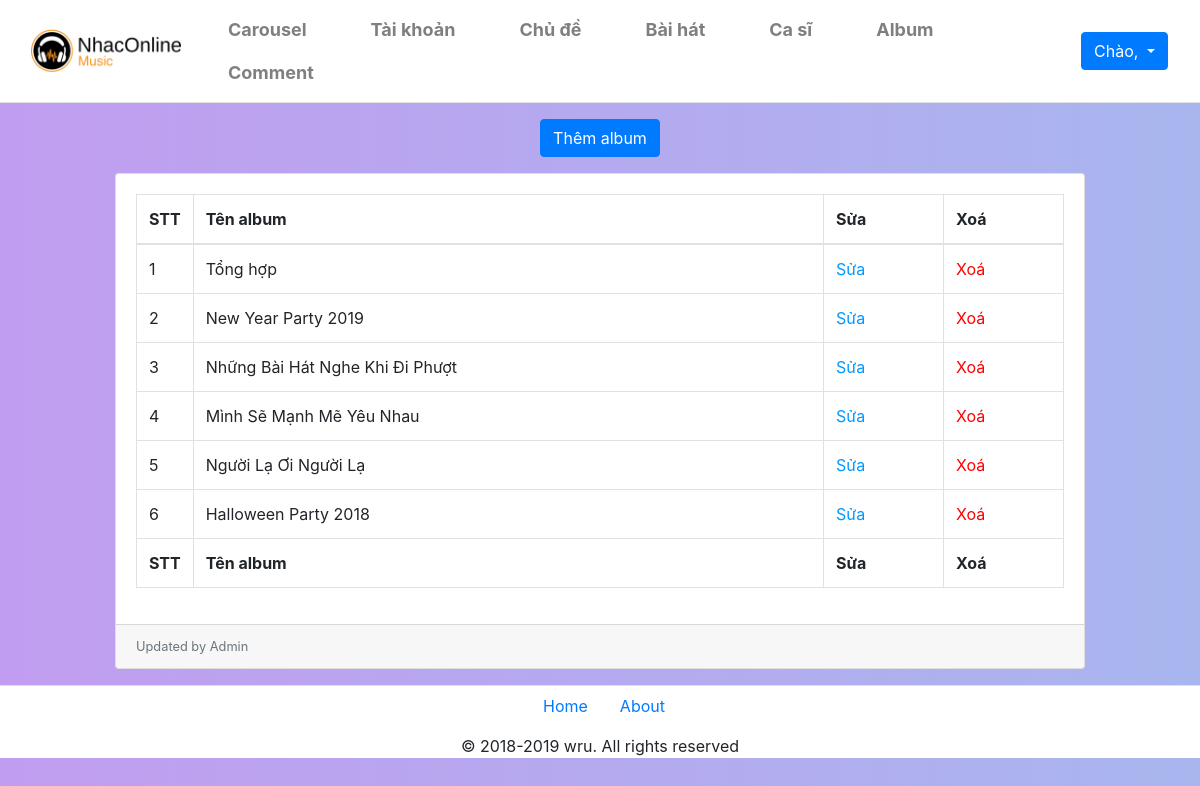
The page /Sources/admin/album.php on the database as committed earlier.
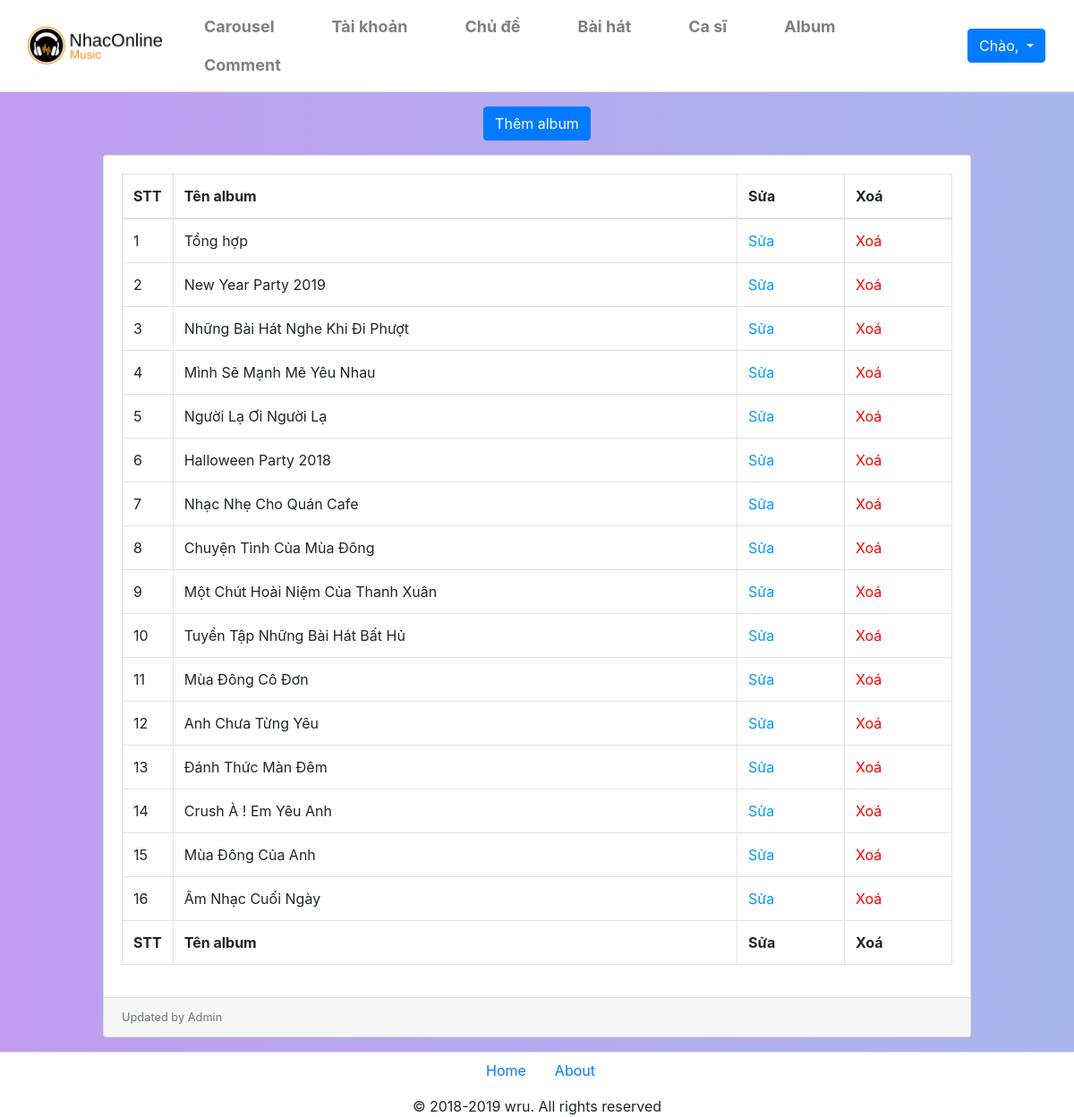
The same page on the database as committed later.
### tables this page shows
CREATE TABLE IF NOT EXISTS album (
  id int(100) NOT NULL AUTO_INCREMENT,
  tenalbum varchar(100) NOT NULL,
  image varchar(100) NOT NULL,
  PRIMARY KEY (id)
);

### Sources/admin/album.php (the view, shortened to what this page needs)
<!DOCTYPE html>
<html lang="en">
<head>
    <link href="css/bootstrap.min.css" rel="stylesheet">
    <link href="css/dataTables.bootstrap4.css" rel="stylesheet">
    <link rel="stylesheet" href="./css/fix.css">
</head>
<body>
    <?php
        include('header.php');
    ?>
    <main class="col-md-10 m-auto">
    <div class="mt-3 mb-2 text-center"><a href="./themalbum.php" class="btn btn-primary">Thêm album</a></div>
    <div class="card mb-3 mt-3">
        <div class="card-body">
            <div class="table-responsive">
                <table class="table table-bordered" id="dataTable" width="100%" cellspacing="0">
                    <thead>
                        <tr>
                            <th>STT</th>
                            <th>Tên album</th>
                            <th>Sửa</th>
                            <th>Xoá</th>
                        </tr>
                    </thead>
                    <tfoot>
                        <tr>
                            <th>STT</th>
                            <th>Tên album</th>
                            <th>Sửa</th>
                            <th>Xoá</th>
                        </tr>
                    </tfoot>
                    <tbody>
                    <?php
                        include('../php/connect.php');
                        $stt=1;
                        $result = mysqli_query($con,"Select * from album");
                        While($data = mysqli_fetch_assoc($result))
                        {
                            echo "<tr>";
                            echo "<td style='width:50px;'>$stt</td>";
                            echo "<td>$data[tenalbum]</td>";
                            echo "<td style='width:120px;'><a href='./suaalbum.php?id=$data[id]' style='color:#09F;'>Sửa</a></td>";
                            echo "<td style='width:120px;'><a href='./del_album.php?id=$data[id]' onclick=' return xacnhan();' style='color:red;'>Xoá</a></td>";
                            echo "</tr>";
                            $stt++;
                        }
                    ?>
                    </tbody>
                </table>
            </div>
        </div>
        <div class="card-footer small text-muted">Updated by Admin</div>
    </div>
    </main>
    <?php
        include('footer.php');
    ?>
</body>
</html>

Rows that differ between the two databases and show on the page:
added album: tenalbum "Nhạc Nhẹ Cho Quán Cafe"
added album: tenalbum "Chuyện Tình Của Mùa Đông"
added album: tenalbum "Một Chút Hoài Niệm Của Thanh Xuân"
added album: tenalbum "Tuyển Tập Những Bài Hát Bất Hủ"
added album: tenalbum "Mùa Đông Cô Đơn"
added album: tenalbum "Anh Chưa Từng Yêu"
added album: tenalbum "Đánh Thức Màn Đêm"
added album: tenalbum "Crush À ! Em Yêu Anh"
added album: tenalbum "Mùa Đông Của Anh"
added album: tenalbum "Âm Nhạc Cuối Ngày"
